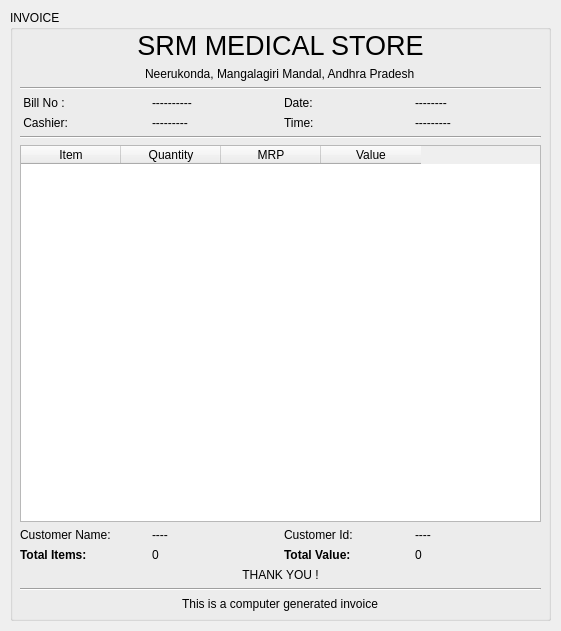
<?xml version="1.0" encoding="UTF-8"?>
<ui version="4.0">
 <class>ShowInvoice</class>
 <widget class="QDialog" name="ShowInvoice">
  <property name="geometry">
   <rect>
    <x>0</x>
    <y>0</y>
    <width>561</width>
    <height>631</height>
   </rect>
  </property>
  <property name="windowTitle">
   <string>Dialog</string>
  </property>
  <widget class="QGroupBox" name="groupBox">
   <property name="geometry">
    <rect>
     <x>10</x>
     <y>10</y>
     <width>541</width>
     <height>611</height>
    </rect>
   </property>
   <property name="title">
    <string>INVOICE</string>
   </property>
   <widget class="QWidget" name="layoutWidget">
    <property name="geometry">
     <rect>
      <x>10</x>
      <y>20</y>
      <width>521</width>
      <height>581</height>
     </rect>
    </property>
    <layout class="QVBoxLayout" name="verticalLayout_2">
     <item>
      <layout class="QVBoxLayout" name="verticalLayout">
       <item>
        <widget class="QLabel" name="label">
         <property name="text">
          <string>&lt;html&gt;&lt;head/&gt;&lt;body&gt;&lt;p align=&quot;center&quot;&gt;&lt;span style=&quot; font-size:20pt;&quot;&gt;SRM MEDICAL STORE&lt;/span&gt;&lt;/p&gt;&lt;/body&gt;&lt;/html&gt;</string>
         </property>
        </widget>
       </item>
       <item alignment="Qt::AlignHCenter">
        <widget class="QLabel" name="label_2">
         <property name="text">
          <string>Neerukonda, Mangalagiri Mandal, Andhra Pradesh</string>
         </property>
        </widget>
       </item>
      </layout>
     </item>
     <item>
      <widget class="Line" name="line_2">
       <property name="orientation">
        <enum>Qt::Horizontal</enum>
       </property>
      </widget>
     </item>
     <item>
      <layout class="QHBoxLayout" name="horizontalLayout">
       <item>
        <widget class="QLabel" name="label_3">
         <property name="text">
          <string> Bill No :</string>
         </property>
        </widget>
       </item>
       <item>
        <widget class="QLabel" name="billno_label">
         <property name="text">
          <string>----------</string>
         </property>
        </widget>
       </item>
       <item>
        <widget class="QLabel" name="label_5">
         <property name="text">
          <string>Date:</string>
         </property>
        </widget>
       </item>
       <item>
        <widget class="QLabel" name="date_label">
         <property name="text">
          <string>--------</string>
         </property>
        </widget>
       </item>
      </layout>
     </item>
     <item>
      <layout class="QHBoxLayout" name="horizontalLayout_2">
       <item>
        <widget class="QLabel" name="label_7">
         <property name="text">
          <string> Cashier: </string>
         </property>
        </widget>
       </item>
       <item>
        <widget class="QLabel" name="cashier_label">
         <property name="text">
          <string>---------</string>
         </property>
        </widget>
       </item>
       <item>
        <widget class="QLabel" name="label_9">
         <property name="text">
          <string>Time:</string>
         </property>
        </widget>
       </item>
       <item>
        <widget class="QLabel" name="time_label">
         <property name="text">
          <string>---------</string>
         </property>
        </widget>
       </item>
      </layout>
     </item>
     <item>
      <widget class="Line" name="line">
       <property name="orientation">
        <enum>Qt::Horizontal</enum>
       </property>
      </widget>
     </item>
     <item>
      <widget class="QTableWidget" name="allitems_table">
       <column>
        <property name="text">
         <string>Item</string>
        </property>
       </column>
       <column>
        <property name="text">
         <string>Quantity</string>
        </property>
       </column>
       <column>
        <property name="text">
         <string>MRP</string>
        </property>
       </column>
       <column>
        <property name="text">
         <string>Value</string>
        </property>
       </column>
      </widget>
     </item>
     <item>
      <layout class="QHBoxLayout" name="horizontalLayout_4">
       <item>
        <widget class="QLabel" name="label_10">
         <property name="text">
          <string>Customer Name:</string>
         </property>
        </widget>
       </item>
       <item>
        <widget class="QLabel" name="show_c_name">
         <property name="text">
          <string>----</string>
         </property>
        </widget>
       </item>
       <item>
        <widget class="QLabel" name="label_11">
         <property name="text">
          <string>Customer Id:</string>
         </property>
        </widget>
       </item>
       <item>
        <widget class="QLabel" name="show_c_id">
         <property name="text">
          <string>----</string>
         </property>
        </widget>
       </item>
      </layout>
     </item>
     <item>
      <layout class="QHBoxLayout" name="horizontalLayout_3">
       <item>
        <widget class="QLabel" name="label_4">
         <property name="text">
          <string>&lt;html&gt;&lt;head/&gt;&lt;body&gt;&lt;p&gt;&lt;span style=&quot; font-weight:700;&quot;&gt;Total Items:&lt;/span&gt;&lt;/p&gt;&lt;/body&gt;&lt;/html&gt;</string>
         </property>
        </widget>
       </item>
       <item>
        <widget class="QLabel" name="t_items_label">
         <property name="text">
          <string>0</string>
         </property>
        </widget>
       </item>
       <item>
        <widget class="QLabel" name="label_6">
         <property name="text">
          <string>&lt;html&gt;&lt;head/&gt;&lt;body&gt;&lt;p&gt;&lt;span style=&quot; font-weight:700;&quot;&gt;Total Value:&lt;/span&gt;&lt;/p&gt;&lt;/body&gt;&lt;/html&gt;</string>
         </property>
        </widget>
       </item>
       <item>
        <widget class="QLabel" name="t_value_label">
         <property name="text">
          <string>0</string>
         </property>
        </widget>
       </item>
      </layout>
     </item>
     <item>
      <widget class="QLabel" name="label_12">
       <property name="text">
        <string>&lt;html&gt;&lt;head/&gt;&lt;body&gt;&lt;p align=&quot;center&quot;&gt;THANK YOU !&lt;/p&gt;&lt;/body&gt;&lt;/html&gt;</string>
       </property>
      </widget>
     </item>
     <item>
      <widget class="Line" name="line_3">
       <property name="orientation">
        <enum>Qt::Horizontal</enum>
       </property>
      </widget>
     </item>
     <item alignment="Qt::AlignHCenter">
      <widget class="QLabel" name="label_8">
       <property name="text">
        <string>This is a computer generated invoice</string>
       </property>
      </widget>
     </item>
    </layout>
   </widget>
  </widget>
 </widget>
 <resources/>
 <connections/>
</ui>
